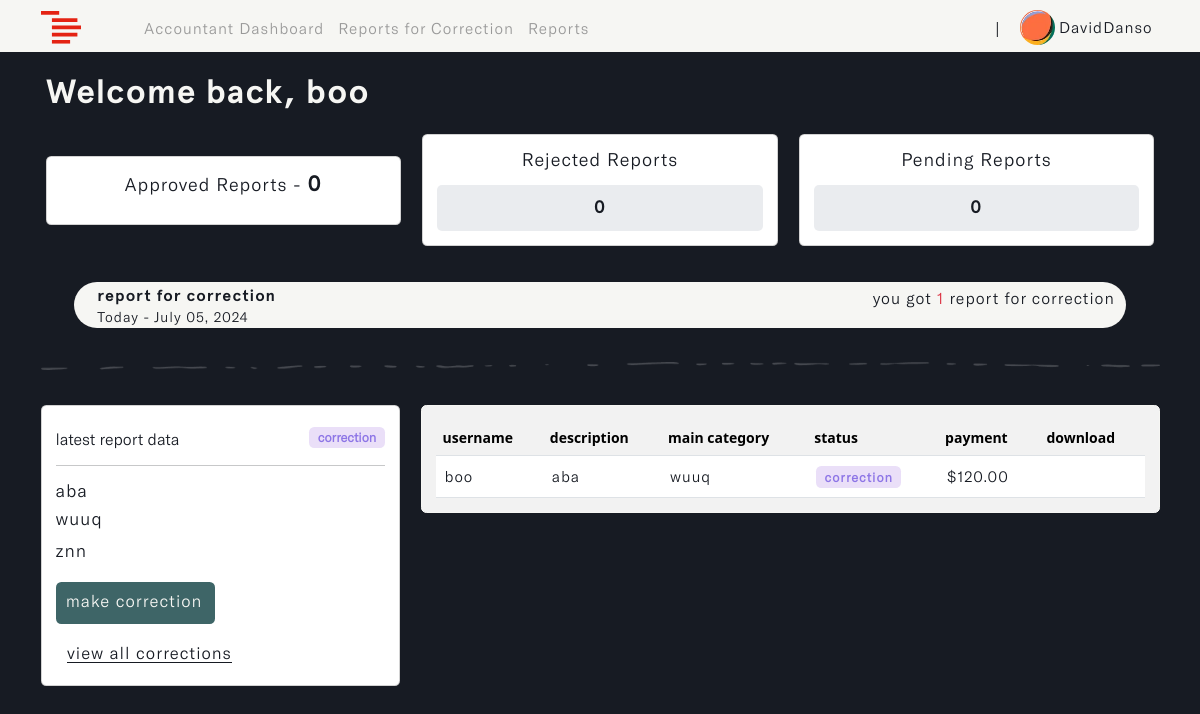
The app's page /accountant/dashboard (signed in) with its own data.
### accounts/models.py (models this page shows, shortened)
class User(AbstractUser):
    ROLES = (
        ('admin', 'Admin'),
        ('accountant', 'Accountant'),
        ('manager', 'Manager'),
    )
    role = models.CharField(max_length=20, choices=ROLES, default='admin')

class Profile(models.Model):
    user = models.OneToOneField(settings.AUTH_USER_MODEL, on_delete=models.CASCADE, blank=True, null=True)
    name = models.CharField(max_length=255, unique=True)
    username = models.CharField(max_length=255, unique=True, blank=True, null=True)
    email = models.EmailField(max_length=255, unique=True)
    updated_time_stamp = models.DateTimeField(auto_now=True)
    created_time_stamp = models.DateTimeField(auto_now_add=True)
    id = models.UUIDField(default=uuid.uuid4, primary_key=True, unique=True, editable=False)

### reports/models.py (models this page shows, shortened)
class Report(models.Model):
    STATUS = (
        ('pending', 'pending'),
        ('correction', 'correction'),
        ('approve', 'approve'),
        ('reject', 'reject')
    )
    account_owner = models.ForeignKey(Profile, on_delete=models.CASCADE, null=True, db_index=True)
    description = models.TextField(null=True, blank=True, db_index=True)
    main_category = models.CharField(max_length=255, null=True, blank=True, db_index=True)
    sub_category = models.CharField(max_length=255, null=True, blank=True, db_index=True)
    status = models.CharField(max_length=255, default="pending", null=True, blank=True, choices=STATUS, db_index=True)
    payment = models.DecimalField(max_digits=10, decimal_places=2, null=True, blank=True, default=0.00, db_index=True)
    report_note = models.TextField(null=True, blank=True, db_index=True)
    updated_time_stamp = models.DateTimeField(auto_now=True, db_index=True)
    created_time_stamp = models.DateTimeField(auto_now_add=True, db_index=True)
    id = models.UUIDField(default=uuid.uuid4, primary_key=True, unique=True, editable=False)
    class Meta:
        ordering = ['-updated_time_stamp']

### accountant/views.py (the view)
# urls.py: path('dashboard', views.accountant_dashboard, name='a_dashboard'),
@login_required(login_url='login')
def accountant_dashboard(request):
    user = request.user.profile
    all_reports = Report.objects.select_related('account_owner').filter(account_owner=user)
    correction = next((report for report in all_reports if report.status == 'correction'), None)
    status_counts = Report.objects.filter(account_owner=user).aggregate(
        approve_count=Count('id', filter=Q(status='approve')),
        reject_count=Count('id', filter=Q(status='reject')),
        pending_count=Count('id', filter=Q(status='pending')),
        correction_count=Count('id', filter=Q(status='correction')),
    )
    approve_count = status_counts['approve_count']
    reject_count = status_counts['reject_count']
    pending_count = status_counts['pending_count']
    correction_count = status_counts['correction_count']
    current_date = datetime.now().strftime("%B %d, %Y")
    context = {
        'reports': all_reports,
        'approve_count': approve_count,
        'reject_count': reject_count,
        'pending_count': pending_count,
        'correction_count': correction_count,
        'current_date': current_date,
        'correction': correction
    }
    return render(request, 'accountant/a_dashboard.html', context)

### accountant/templates/accountant/a_dashboard.html (shortened to what this page needs)
{% load static %}
{% load widget_tweaks %}
{% load humanize %}
<!DOCTYPE html>
<html lang="en" class="js has-scroll-init has-scroll-smooth">
  <head>
    <link rel="stylesheet" href="{% static '/css/bootstrap.min.css' %}" />
    <link rel="stylesheet" href="{% static '/css/a_dashboard.css' %}" />
  </head>
  <body
    id="pageTop"
    class="page-content"
    data-spy="scroll"
    data-target="#mainNav"
  >
    {% include 'nav.html' %}
    <main>
      <div data-scroll class="page page--layout-2" id="main">
        <div id="hero">
          <div class="container-fluid">
            <div class="hero-intro">
              <h1>Welcome back, {{request.user.profile.username}}</h1>
              <div class="row" id="dashboard_card">
                <div class="col-md-4 align-self-center">
                  <div class="card" id="main_card">
                    <div class="card-body">
                      <h6>
                        approved reports - <span>{{approve_count}}</span>
                      </h6>
                    </div>
                  </div>
                </div>
                <div class="col-md-4">
                  <div class="card">
                    <div class="card-body">
                      <h6 id="rejected_">
                        rejected reports
                      </h6>
                      <div id="stats">
                        <center>
                          <small>{{reject_count}}</small>
                        </center>
                      </div>
                    </div>
                  </div>
                </div>
                <div class="col-md-4">
                  <div class="card">
                    <div class="card-body">
                      <h6 id="pending_">
                        pending reports
                      </h6>
                      <div id="stats">
                        <center>
                          <small>{{pending_count}}</small>
                        </center>
                      </div>
                    </div>
                  </div>
                </div>
              </div>
            </div>
          </div>
        </div>
        <div id="correction">
          <div class="container">
            <div class="correction-intro">
              <h2 id="h2-text">
                <span id="move_txt">
                  report for correction <br />
                  <small>Today - {{current_date}}</small>
                </span>
              </h2>
              <h2 class="align-self-center" id="h2-icon">
                you got
                <span class="text-danger">{{correction_count}}</span>
                report{{ correction_count|pluralize }} for correction
              </h2>
            </div>
            <img
              src="{% static 'images/line.png'%}"
              class="img-fluid d-flex mx-auto"
              id="page_line"
              alt="page_line"
            />
            <div class="row">
              <div class="col-md-4" id="correction-card">
                <div class="card">
                  <div class="card-body">
                    {% if correction %}
                    <small
                      >latest report data
                      <span class="badge correction"
                        >{{correction.status}}</span
                      ></small
                    >
                    <hr />
                    <h3 id="description">
                      {{correction.description|truncatechars:40}}
                    </h3>
                    <h3 id="main_cat">
                      {{correction.main_category|truncatechars:30}}
                    </h3>
                    <h3 id="sub_cat">
                      {{correction.sub_category|truncatechars:30}}
                    </h3>
                    <a
                      href="{% url 'make-correction' correction.id %}"
                      id="corrections"
                      class="btn"
                    >
                       make
                      correction
                    </a>
                    <a
                      href="{% url 'corrections' %}"
                      id="all_corrections"
                      class="btn"
                    >
                      <span>view all corrections</span>
                    </a>
                    {% endif %}
                  </div>
                </div>
              </div>
              <div class="col-md-8" id="reports-table">
                {% if reports %}
                <div class="card">
                  <div class="card-body">
                    <table class="table table-hover" id="invoice_table">
                      <thead>
                        <tr>
                          <th scope="col">username</th>
                          <th scope="col">description</th>
                          <th scope="col">main category</th>
                          <th scope="col">status</th>
                          <th scope="col">payment</th>
                          <th scope="col">download</th>
                        </tr>
                      </thead>
                      <tbody>
                        {% for report in reports %}
                        <tr>
                          <td>{{report.account_owner.username}}</td>
                          <td>{{report.description|truncatechars:15}}</td>
                          <td>{{report.main_category|truncatechars:15}}</td>
                          <td>
                            {% if report.status == 'pending' %}
                            <span class="badge pending">pending</span>
                            {% elif report.status == 'reject' %}
                            <span class="badge reject">reject</span>
                            {% elif report.status == 'correction' %}
                            <span class="badge correction">correction</span>
                            {% else %}
                            <span class="badge approve">approve</span>
                            {% endif %}
                          </td>
                          <td>${{report.payment|floatformat:2|intcomma}}</td>
                          <td>
                          </td>
                        </tr>
                        {% endfor %}
                      </tbody>
                    </table>
                  </div>
                </div>
                {% endif %}
              </div>
            </div>
          </div>
        </div>
      </div>
    </main>
  </body>
</html>

### templates/nav.html (shortened to what this page needs)
{% load static %}
{% load active_link_tags %}
<nav class="navbar navbar-expand-lg fixed-top menu" id="mainNav">
  <div class="container">
    <a class="navbar-brand" href="#">
      <img
        src="{% static 'images/logo.svg' %}"
        class="img-fluid"
        id="logo"
        alt="logo"
      />
    </a>
    <div class="collapse navbar-collapse" id="navbarSupportedContent">
      {% if request.user.role == 'admin' %}
      <ul class="navbar-nav me-auto mb-2 mb-lg-0 left--links">
        <li class="nav-item">
          <a
            class="nav-link {% active_link 'dashboard' %}"
            href="{% url 'dashboard' %}"
            >Admin Dashboard</a
          >
        </li>
        <li class="nav-item">
          <a class="nav-link {% active_link 'users' %}" href="{% url 'users' %}"
            >Users</a
          >
        </li>
        <li class="nav-item">
          <a
            class="nav-link {% active_link 'pending-reports' %}"
            href="{% url 'pending-reports' %}"
            >Pending Reports</a
          >
        </li>
      </ul>
      {% elif request.user.role == 'accountant' %}
      <ul class="navbar-nav me-auto mb-2 mb-lg-0 left--links">
        <li class="nav-item">
          <a
            class="nav-link {% active_link 'a_dashboard' %}"
            href="{% url 'a_dashboard' %}"
            >Accountant Dashboard</a
          >
        </li>
        <li class="nav-item">
          <a
            class="nav-link {% active_link 'corrections' %}"
            href="{% url 'corrections' %}"
            >Reports for Correction</a
          >
        </li>
        <li class="nav-item">
          <a
            class="nav-link {% active_link 'reports' %}"
            href="{% url 'reports' %}"
            >Reports</a
          >
        </li>
      </ul>
      {% endif %}
      <ul class="navbar-nav mb-2 mb-lg-0" id="rightNav">
        <li class="nav-item align-self-center" id="nav_span"><span>|</span></li>
        <li class="nav-item dropdown">
          <a class="nav-link" href="{% url 'profile' %}">
            <img
              id="profile_img"
              src="{% static '/images/avatar.webp' %}"
              class="img-fluid rounded-circle"
              alt="profile_img"
            />
            <small>{{request.user.profile.name}}</small>
          </a>
        </li>
      </ul>
    </div>
  </div>
</nav>

### static/css/a_dashboard.css (style rules this page uses)
*, *::after, *::before { box-sizing: border-box; margin: 0; padding: 0; }
html, body { box-sizing: border-box; font-size: 14px; margin: 0; padding: 0; width: 100%; overflow-x: hidden; background: var(--main-color); -webkit-font-smoothing: antialiased; -moz-osx-font-smoothing: grayscale; scroll-behavior: smooth; }
a { text-decoration: none; }
.page-content { --main-color: #171b23; --text-color: #f6f6f3; --header-font: "Apercu-Bold"; --text-font: "GTAmerica-Light"; }
a { text-decoration: none; color: var(--accent-color); }
#mainNav { transform: translateY(0); transition: padding-top 0.3s, padding-bottom 0.3s; padding-top: 3px; padding-bottom: 0px; background: var(--text-color); transform: translateY(0); opacity: 1; z-index: 9; width: 100vw; }
#profile_img { width: 35px; }
#mainNav small { font-size: 1.2rem; font-family: var(--text-font); color: var(--main-color); letter-spacing: 1px; vertical-align: middle; }
#mainNav .navbar-brand { color: #8858d1; }
.left--links a { font-family: var(--text-font); color: #999; letter-spacing: 1px; font-size: 1.2rem; line-height: normal; }
#nav_span { margin-left: 12px; margin-right: 12px; }
#hero { margin-top: 6%; }
.hero-intro { margin: 3%; }
.hero-intro h1 { font-size: 4.2vh; font-family: var(--header-font); color: var(--text-color); letter-spacing: 1px; margin-bottom: 2%; }
#dashboard_card #stats { background-color: #c1c7d157; border-radius: 5px; padding: 3%; }
#dashboard_card h6 { color: var(--main-color); letter-spacing: 1px; font-family: var(--text-font); font-size: 1.3rem; text-transform: capitalize; text-align: center; }
#dashboard_card h6 span { font-family: var(--header-font); font-size: 1.6rem; }
#dashboard_card small { color: var(--main-color); letter-spacing: 1px; font-family: var(--header-font); font-size: 1.3rem; }
#page_line { margin-top: 3%; }
#correction { margin-top: 2%; }
.correction-intro { margin: 3%; display: flex; justify-content: space-between; background-color: var(--text-color); padding: 4px; border-radius: 65px; padding-right: 1%; padding-left: 1%; }
.correction-intro h2 { font-size: 2vh; font-family: var(--text-font); color: var(--main-color); letter-spacing: 1px; line-height: 1.3; }
#move_txt { position: absolute; margin-left: 1%; font-family: var(--header-font); }
#move_txt small { font-family: var(--text-font); }
#correction-card { margin-top: 3%; }
#correction-card small { font-size: 2vh; font-family: var(--text-font); color: var(--main-color); }
#correction-card h3 { font-size: 2.2vh; font-family: var(--text-font); color: var(--main-color); letter-spacing: 1px; }
#correction-card .correction { background: #eadff8; color: #8d75e6; font-size: 1.6vh; float: right; }
#corrections { color: var(--text-color); letter-spacing: 1px; font-family: var(--text-font); font-size: 1.2rem; cursor: pointer; line-height: 1.4; background-color: #3e6567; transition: all 0.5s ease-in-out; margin-top: 3%; margin-bottom: -2%; }
#all_corrections { color: var(--main-color); letter-spacing: 1px; font-family: var(--text-font); font-size: 1.2rem; margin-top: 5%; transition: all 0.5s ease-in-out; }
#all_corrections span { border-bottom: 1px solid var(--main-color); }
#reports-table { margin-top: 3%; }
#reports-table .card { border: 1px solid var(--text-color); background: #f7f7f7f9; }
#reports-table table { margin-bottom: 0px; }
#reports-table th { background-color: transparent; }
#reports-table td { font-size: 1.9vh; font-family: var(--text-font); color: var(--main-color); letter-spacing: 1px; padding: 9px; text-transform: lowercase; }
#reports-table .correction { background: #eadff8; color: #8d75e6; font-size: 1.6vh; }
@media (min-width: 1200px) { #mainNav small { font-size: 1.1rem; } }
@media (min-width: 1200px) { .left--links { margin-left: 4%; } }
@media (min-width: 1200px) { .left--links a { font-size: 1.1rem; } }

### records on screen
User: user.profile.name "DavidDanso", user.profile.username "boo"
Report: status "correction", description "aba", main_category "wuuq", sub_category "znn", account_owner.username "boo", payment "120.00"

### other values on screen
{{ approve_count }} "0"
{{ reject_count }} "0"
{{ pending_count }} "0"
{{ correction_count }} "1"
